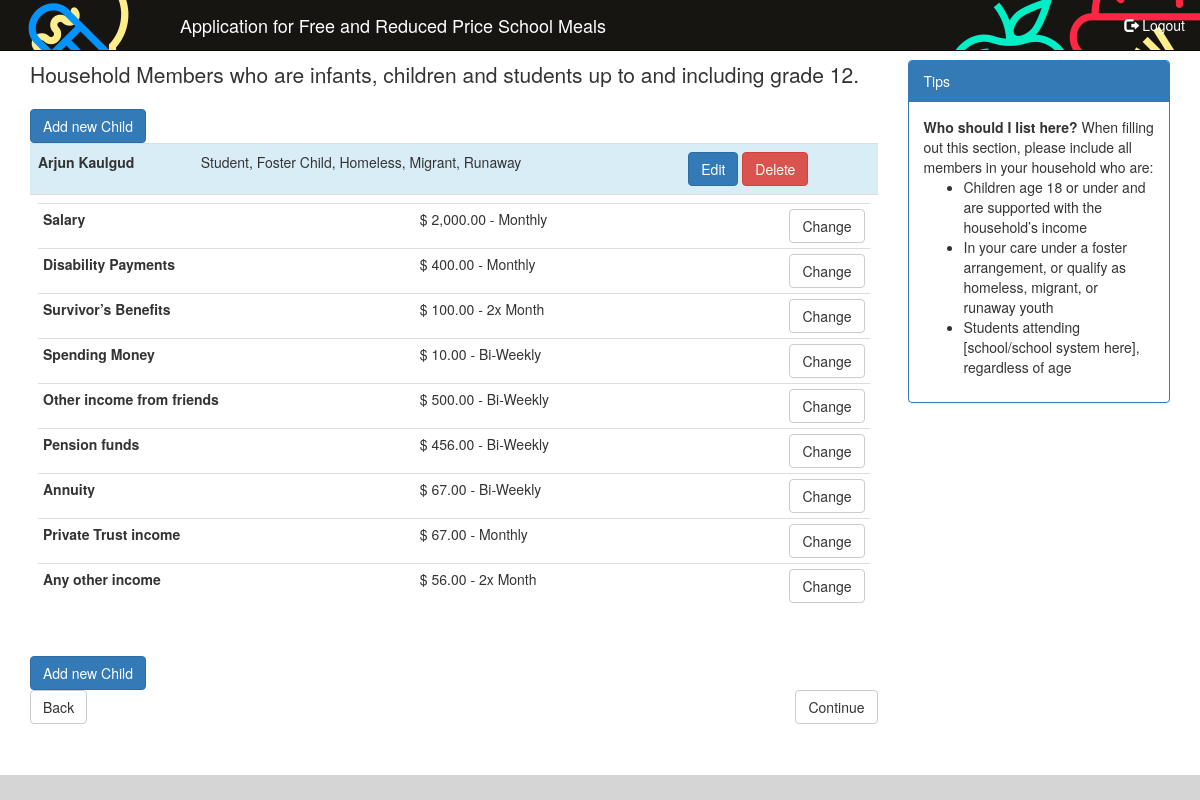
Page /eat/app/children/ (signed in) on the committed database.
### eat/models.py (models this page shows)
class Child(models.Model):
    children = models.Manager()
    application = models.ForeignKey(Application, on_delete=models.CASCADE)
    first_name = models.CharField(max_length=25,
                                  verbose_name='First Name')
    last_name = models.CharField(max_length=25,
                                 verbose_name='Last Name')
    middle_name = models.CharField(max_length=25,
                                   verbose_name='Middle Name',
                                   blank=True,
                                   null=True)
    is_student = models.BooleanField(verbose_name='Is Student')
    foster_child = models.BooleanField(verbose_name='Is Foster Child')
    hmr = models.BooleanField(verbose_name='Homeless, Migrant, Runaway')
    salary = models.DecimalField(verbose_name='Salary',
                                 decimal_places=2,
                                 max_digits=8,
                                 help_text='Salary or Wages from a Job',
                                 blank=True,
                                 null=True)
    salary_frequency = models.IntegerField(choices=PAY_FREQUENCIES,
                                           verbose_name='Frequency Of Salary',
                                           help_text='How often are earnings received',
                                           blank=True,
                                           null=True)
    ssi_disability = models.DecimalField(verbose_name='Social Security Income for Disability',
                                         decimal_places=2,
                                         max_digits=8,
                                         help_text='Social security income for childs blindness or disability',
                                         blank=True,
                                         null=True)
    ssi_disability_frequency = models.IntegerField(choices=PAY_FREQUENCIES,
                                                   verbose_name='Frequency Of Social Security Income for Disability',
                                                   help_text='How often are earnings received',
                                                   blank=True,
                                                   null=True)
    ssi_parent_disability = models.DecimalField(verbose_name='Social Security Income for Parents Disability',
                                                decimal_places=2,
                                                max_digits=8,
                                                help_text='Social security income received if parent is disabled/retired/deceased',
                                                blank=True,
                                                null=True)
    ssi_parent_disability_frequency = models.IntegerField(choices=PAY_FREQUENCIES,
                                                          verbose_name='Frequency Of Social Security Income for Parent Disabilty',
                                                          help_text='How often are earnings received',
                                                          blank=True,
                                                          null=True)
    spending_money_income = models.DecimalField(verbose_name='Spending Money Income',
                                                decimal_places=2,
                                                max_digits=8,
                                                help_text='Spending money received from a person outside the household',
                                                blank=True,
                                                null=True)
    spending_money_income_frequency = models.IntegerField(choices=PAY_FREQUENCIES,
                                                          verbose_name='Frequency Of Spending Money Income',
                                                          help_text='How often are earnings received',
                                                          blank=True,
                                                          null=True)
    other_friend_income = models.DecimalField(verbose_name='Other Regular Income From Friends',
                                              decimal_places=2,
                                              max_digits=8,
                                              blank=True,
                                              null=True)
    other_friend_income_frequency = models.IntegerField(choices=PAY_FREQUENCIES,
                                                        verbose_name='Frequency Of Other Regular Income From Friends',
                                                        help_text='How often are earnings received',
                                                        blank=True,
                                                        null=True)
    pension_income = models.DecimalField(verbose_name='Pension Income',
                                         decimal_places=2,
                                         max_digits=8,
                                         blank=True,
                                         null=True)
    pension_income_frequency = models.IntegerField(choices=PAY_FREQUENCIES,
                                                   verbose_name='Pension Income Frequency',
                                                   help_text='How often are earnings received',
                                                   blank=True,
                                                   null=True)
    annuity_income = models.DecimalField(verbose_name='Annuity Income',
                                         decimal_places=2,
                                         max_digits=8,
                                         blank=True,
                                         null=True)
    annuity_income_frequency = models.IntegerField(choices=PAY_FREQUENCIES,
                                                   verbose_name='Annuity Income Frequency',
                                                   help_text='How often are earnings received',
                                                   blank=True,
                                                   null=True)
    trust_income = models.DecimalField(verbose_name='Trust Income',
                                       decimal_places=2,
                                       max_digits=8,
                                       blank=True,
                                       null=True)
    trust_income_frequency = models.IntegerField(choices=PAY_FREQUENCIES,
                                                 verbose_name='Trust Income Frequency',
                                                 help_text='How often are earnings received',
                                                 blank=True,
                                                 null=True)
    other_income = models.DecimalField(verbose_name='Other Income',
                                       decimal_places=2,
                                       max_digits=8,
                                       help_text='Any other income',
                                       blank=True,
                                       null=True)
    other_income_frequency = models.IntegerField(choices=PAY_FREQUENCIES,
                                                 verbose_name='Other Income Frequency',
                                                 help_text='How often are earnings received',
                                                 blank=True,
                                                 null=True)

### eat/views.py (the view)
# urls.py: url(r'^app/children/(?P<child_id>[0-9]+)/edit', views.edit_child, name='edit_child'),
@login_required
def children(request):
    args = dict()
    app = AppUtil.get_by_user(user=request.user)
    c = Child.children.filter(application=app[0])
    args['app'] = app[0]
    args['children'] = c
    earnings_categories = list()
    for k, v in child_earnings_workflow.items():
        earnings_categories.append(v)
    args['earnings_categories'] = sorted(earnings_categories, key=lambda category: (category['order']))
    AppUtil.set_last_page(app[0], request.get_full_path())
    return render(request, "eat/user/application/child/children.html", args)

### eat/templatetags/tags.py (called while the page is built)
@register.filter(name='getvalue')
def getvalue(object, property):
    if object:
        return getattr(object, property)
    else:
        return None

@register.filter(name='frequencylabel')
def frequencylabel(value):
    if value:
        return dict(PAY_FREQUENCIES).get(value)
    else:
        return ""

### eat/util.py (called while the page is built)
    @classmethod
    def get_by_user(cls, user):
        app = Application.applications.filter(user=user.id)
        return app

    @classmethod
    def set_last_page(cls, app, path):
        app.last_page = path
        app.save()

### eat/templates/eat/user/application/child/children.html
{% extends "eat/user/application/base.html" %}
{% load staticfiles %}
{% load humanize %}
{% load tags %}
{% block application_content_main %}
    <p class="lead">
        Household Members who are infants, children and students up to and including grade 12.
    </p>
    <a class="btn btn-primary" role="button" href="{% url 'eat.views.add_child' %}">Add new Child</a>
    {% if children %}
        <table class="table">
            {% for child in children %}
                <tr class="info">
                    <th>{{ child.first_name }} {{ child.last_name }}</th>
                    <td>
                        {% if child.is_student %} Student, {% endif %}
                        {% if child.foster_child %} Foster Child, {% endif %}
                        {% if child.hmr %} Homeless, Migrant, Runaway {% endif %}
                    </td>
                    <td>
                        <a class="btn btn-primary" role="button" href="{% url 'eat.views.edit_child' child_id=child.id %}">Edit</a>
                        <a class="btn btn-danger" role="button" href="{% url 'eat.views.delete_child' child_id=child.id %}">Delete</a>
                    </td>
                </tr>
                {% if not child.application.assistance_program %}
                    <tr>
                        <td colspan="3">
                            <table class="table table-condensed">
                                {% for category in earnings_categories %}
                                    <tr>
                                        <th>{{ category.title }}</th>
                                        <td>
                                            {% if child|getvalue:category.value_field %}
                                                $ {{ child|getvalue:category.value_field|intcomma }} -
                                                {{ child|getvalue:category.frequency_field|frequencylabel }}
                                            {% endif %}
                                        </td>
                                        <td>
                                            <a class="btn btn-default pull-right"
                                               href="{% url category.name  child_id=child.id %}">
                                                {% if child|getvalue:category.value_field %}
                                                    Change
                                                {% else %}
                                                    Add
                                                {% endif %}
                                            </a>
                                        </td>
                                    </tr>
                                {% endfor %}
                            </table>
                        </td>
                    </tr>
                {% endif %}
            {% endfor %}
        </table>
    {% endif %}
    <a class="btn btn-primary" role="button" href="{% url 'eat.views.add_child' %}">Add new Child</a>
    <div>
        <a class="btn btn-default pull-left" role="button"
           href="{% url 'eat.views.assistance_program' %}">Back</a>
        <a class="btn btn-default pull-right" role="button"
                {% if not app.assistance_program %}
           href="{% url 'eat.views.adults' %}"
                {% else %}
           href="{% url 'eat.views.contact' %}"
                {% endif %}
        >Continue
        </a>
    </div>
{% endblock %}
{% block application_content_right %}
    <div class="panel panel-primary">
        <div class="panel-heading">
            Tips
        </div>
        <div class="panel-body">
            <strong>Who should I list here?</strong>
            When filling out this section, please include all members in your household who are:
            <ul>
                <li>Children age 18 or under and are supported with the household’s income</li>
                <li>In your care under a foster arrangement, or qualify as homeless, migrant, or runaway youth</li>
                <li>Students attending [school/school system here], regardless of age</li>
            </ul>
        </div>
    </div>
{% endblock %}

### eat/static/css/site.css (style rules this page uses)
body { padding-top: 60px; }

### rows in the picture
Child: first_name "Arjun", last_name "Kaulgud", is_student "Student,", foster_child "Foster Child,", hmr "Homeless, Migrant, Runaway", title "Salary" "Disability Payments" "Survivor’s Benefits" "Spending Money" "Other income from friends" "Pension funds" "Annuity" "Private Trust income" "Any other income", earnings_categories "2,000.00" "400.00" "100.00" "10.00" "500.00" "456.00" "67.00" "67.00" "56.00", earnings_categories "Monthly" "Monthly" "2x Month" "Bi-Weekly" "Bi-Weekly" "Bi-Weekly" "Bi-Weekly" "Monthly" "2x Month"
